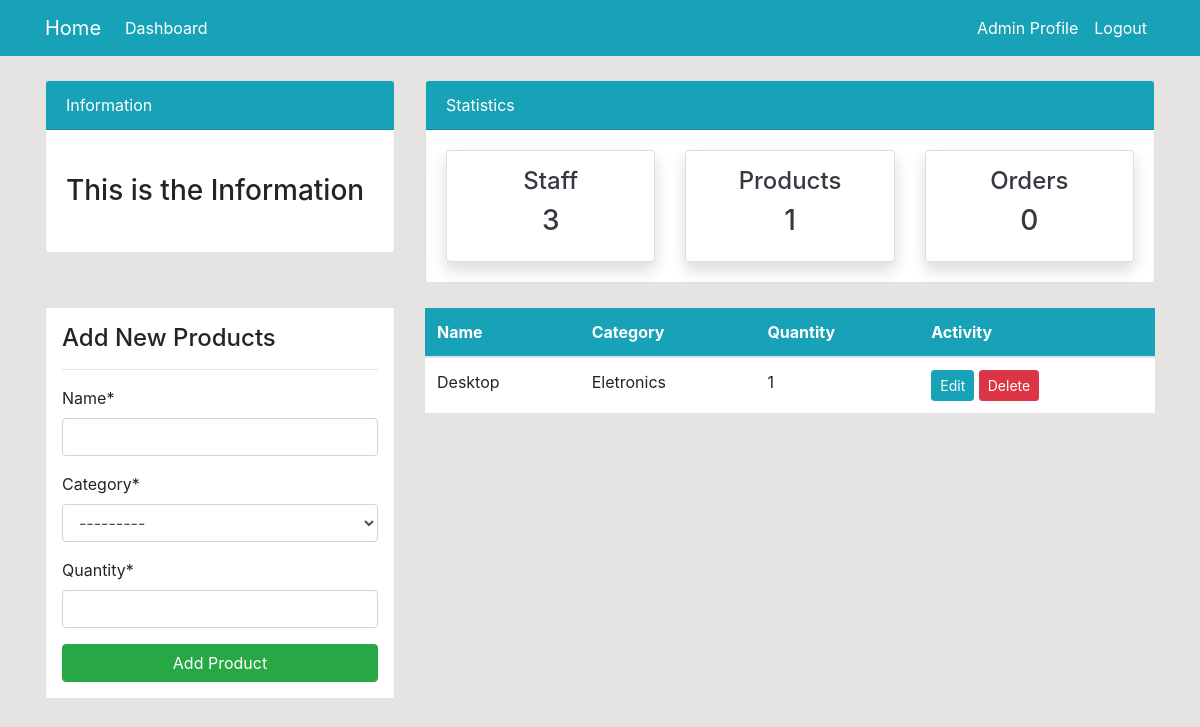
Page /product/ (signed in) on the earlier database version.
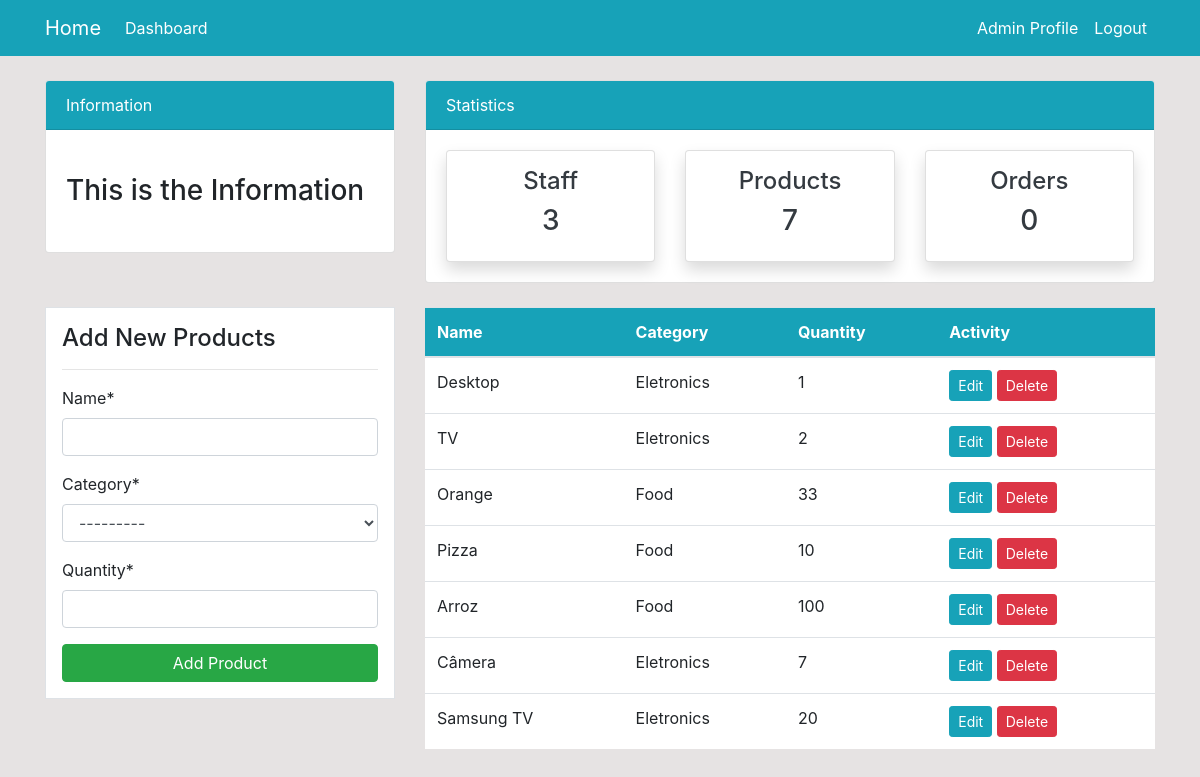
Same page on the later database version.
### dashboard/models.py (models this page shows, shortened)
class Product(models.Model):
    name = models.CharField(max_length=100, null=True)
    category = models.CharField(max_length=20,choices=CATEGORY,null=True)
    quantity = models.PositiveIntegerField(null=True)
    class Meta:
        verbose_name_plural = 'Product'

### dashboard/views.py (the view)
# urls.py: path('product/',views.product,name='dashboard-product'),
@login_required()
def product(request):
    items = Product.objects.all()
    product_count = items.count()
    workers_count = User.objects.all().count()
    orders_count = Order.objects.all().count()
    if request.method == 'POST':
        form = ProductForm(request.POST)
        if form.is_valid():
            instance = form.save(commit=False)
            instance.staff = request.user
            instance.save()
            product_name = form.cleaned_data.get('name')
            messages.success(request, f'{product_name} has been added')
            return redirect('dashboard-product')
    else:
        form = ProductForm()
    context = {
        'items': items,
        'form': form,
        'workers_count': workers_count,
        'orders_count': orders_count,
        'product_count': product_count,
    }
    return render(request, 'dashboard/product.html',context)

### dashboard/forms.py
class ProductForm(forms.ModelForm):
    class Meta:
        model = Product
        fields = ['name','category','quantity']

### templates/dashboard/product.html (shortened to what this page needs)
{% extends 'partials/base.html' %}
{% load crispy_forms_tags %}
{% block content %}
{% include 'partials/topnav.html' %}
<div class="container">
    <div class="row my-4">
        <div class="col-md-4">
            <div class="border bg-white p-3">
                <h4>Add New Products</h4>
                <hr>
                <form method="POST">
                    {{ form|crispy }}
                    <input class="btn btn-success btn-block" type="submit" value="Add Product">
                </form>
            </div>
        </div>
        <div class="col-md-8">
            <table class="table bg-white">
                <thead class="bg-info text-white">
                    <tr class="text-white">
                        <th scope="col">Name</th>
                        <th scope="col">Category</th>
                        <th scope="col">Quantity</th>
                        <th scope="col">Activity</th>
                    </tr>
                </thead>
                <tbody>
                    {% for item in items %}
                    <tr>
                        <td>{{ item.name }}</td>
                        <td>{{ item.category }}</td>
                        <td>{{ item.quantity }}</td>
                        <td>
                            <a class="btn btn-info btn-sm" href="{% url 'dashboard-product-update' item.id %}">Edit</a>
                            <a class="btn btn-danger btn-sm" href="{% url 'dashboard-product-delete' item.id %}">Delete</a>
                        </td>
                    </tr>
                    {% endfor %}
                </tbody>
            </table>
        </div>
    </div>
</div>
{% endblock %}

Differences in the rows shown:
added Product: name "TV", category "Eletronics", quantity "2"
added Product: name "Orange", category "Food", quantity "33"
added Product: name "Pizza", category "Food", quantity "10"
added Product: name "Arroz", category "Food", quantity "100"
added Product: name "Câmera", category "Eletronics", quantity "7"
added Product: name "Samsung TV", category "Eletronics", quantity "20"
Other differences:
{{ product_count }}: "1" → "7"
